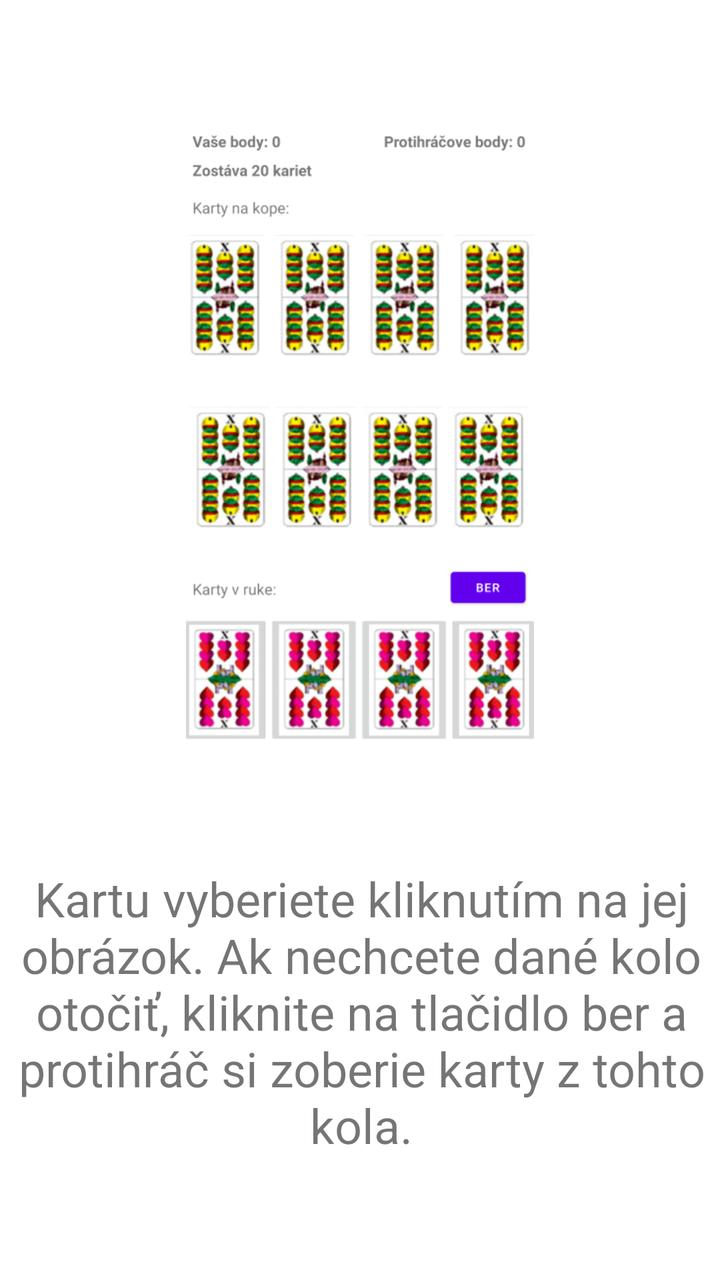
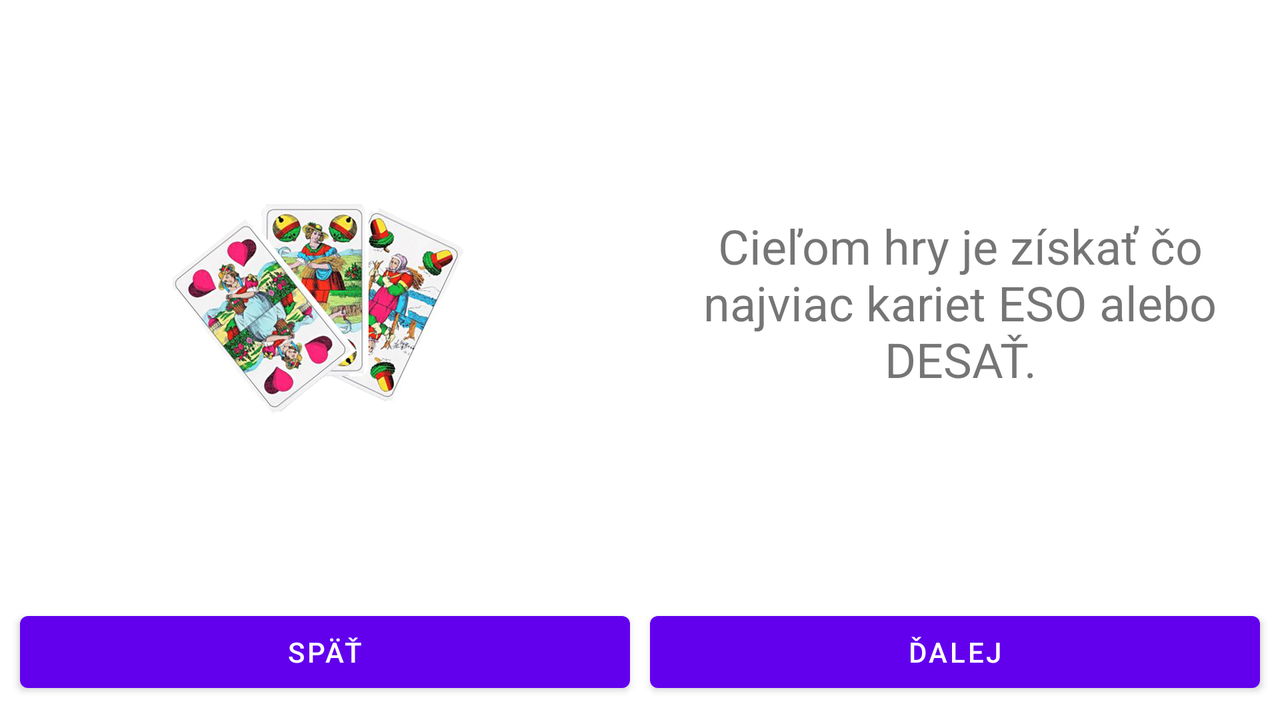

Two renders of one Android screen. The first uses the default layout on a phone; the second uses the alternative layout the repository ships for a different screen configuration, on a matching device. The two XML files are below.
<!-- AndroidManifest.xml: application theme Theme.SedmaHra -->
<!-- res/layout/fragment_pravidla.xml -->
<?xml version="1.0" encoding="utf-8"?>
<layout xmlns:android="http://schemas.android.com/apk/res/android"
    xmlns:app="http://schemas.android.com/apk/res-auto"
    xmlns:tools="http://schemas.android.com/tools">

    <androidx.constraintlayout.widget.ConstraintLayout
        android:layout_width="match_parent"
        android:layout_height="match_parent"
        tools:context=".PravidlaFragment">


        <ImageView
            android:id="@+id/imageView6"
            android:layout_width="218dp"
            android:layout_height="310dp"
            app:layout_constraintBottom_toTopOf="@+id/textView"
            app:layout_constraintEnd_toEndOf="parent"
            app:layout_constraintStart_toStartOf="parent"
            app:layout_constraintTop_toTopOf="parent"
            app:srcCompat="@drawable/pravidla" />

        <TextView
            android:id="@+id/textView"
            android:layout_width="wrap_content"
            android:layout_height="wrap_content"
            android:layout_marginStart="20dp"
            android:layout_marginEnd="20dp"
            android:text="Kartu vyberiete kliknutím na jej obrázok. Ak nechcete dané kolo otočiť, kliknite na tlačidlo ber a protihráč si zoberie karty z tohto kola."
            android:textAlignment="center"
            android:textSize="24sp"
            app:layout_constraintBottom_toBottomOf="parent"
            app:layout_constraintEnd_toEndOf="parent"
            app:layout_constraintHorizontal_bias="0.488"
            app:layout_constraintStart_toStartOf="parent"
            app:layout_constraintTop_toBottomOf="@+id/imageView6" />
    </androidx.constraintlayout.widget.ConstraintLayout>
</layout>
<!-- resources referenced by this layout -->
<resources>
  <!-- drawable pravidla: png bitmap (drawable, 237304 bytes) -->
  <style name="Theme.SedmaHra" parent="Theme.MaterialComponents.DayNight.DarkActionBar">
          
          <item name="colorPrimary">@color/purple_500</item>
          <item name="colorPrimaryVariant">@color/purple_700</item>
          <item name="colorOnPrimary">@color/white</item>
          
          <item name="colorSecondary">@color/teal_200</item>
          <item name="colorSecondaryVariant">@color/teal_700</item>
          <item name="colorOnSecondary">@color/black</item>
          
          <item name="android:statusBarColor" tools:targetApi="l">?attr/colorPrimaryVariant</item>
          
      </style>
</resources>
<!-- res/layout-land/fragment_pravidla.xml (the repository's variant of the layout above) -->
<!-- drawn on the phone turned sideways -->
<?xml version="1.0" encoding="utf-8"?>
<layout xmlns:android="http://schemas.android.com/apk/res/android"
    xmlns:app="http://schemas.android.com/apk/res-auto"
    xmlns:tools="http://schemas.android.com/tools">

    <androidx.constraintlayout.widget.ConstraintLayout
        android:layout_width="match_parent"
        android:layout_height="match_parent"
        tools:context=".PravidlaFragment">


        <ImageView
            android:id="@+id/image_view_pravidla"
            android:layout_width="0dp"
            android:layout_height="0dp"
            app:layout_constraintBottom_toTopOf="@+id/tlacidlo_vlavo"
            app:layout_constraintEnd_toStartOf="@+id/text_view_pravidla"
            app:layout_constraintHorizontal_bias="0.5"
            app:layout_constraintStart_toStartOf="parent"
            app:layout_constraintTop_toTopOf="parent"
            app:srcCompat="@drawable/pravidla_uvod" />

        <TextView
            android:id="@+id/text_view_pravidla"
            android:layout_width="0dp"
            android:layout_height="wrap_content"
            android:text="@string/pravidla_jedna_text"
            android:textAlignment="center"
            android:textSize="24sp"
            app:layout_constraintBottom_toTopOf="@+id/tlacidlo_vpravo"
            app:layout_constraintEnd_toEndOf="parent"
            app:layout_constraintHorizontal_bias="0.5"
            app:layout_constraintStart_toEndOf="@+id/image_view_pravidla"
            app:layout_constraintTop_toTopOf="parent" />

        <Button
            android:id="@+id/tlacidlo_vlavo"
            android:layout_width="0dp"
            android:layout_height="wrap_content"
            android:layout_marginStart="10dp"
            android:layout_marginEnd="5dp"
            android:layout_marginBottom="10dp"
            android:text="@string/tlacidlo_text_vlavo"
            app:layout_constraintBottom_toBottomOf="parent"
            app:layout_constraintEnd_toStartOf="@+id/tlacidlo_vpravo"
            app:layout_constraintHorizontal_bias="0.5"
            app:layout_constraintStart_toStartOf="parent" />

        <Button
            android:id="@+id/tlacidlo_vpravo"
            android:layout_width="0dp"
            android:layout_height="wrap_content"
            android:layout_marginStart="5dp"
            android:layout_marginEnd="10dp"
            android:layout_marginBottom="10dp"
            android:text="@string/tlacidlo_text_vpravo"
            app:layout_constraintBottom_toBottomOf="parent"
            app:layout_constraintEnd_toEndOf="parent"
            app:layout_constraintHorizontal_bias="0.5"
            app:layout_constraintStart_toEndOf="@+id/tlacidlo_vlavo" />
    </androidx.constraintlayout.widget.ConstraintLayout>
</layout>
<!-- resources referenced by the variant -->
<!-- as the phone turned sideways resolves them -->
<resources>
  <!-- drawable pravidla_uvod: png bitmap (drawable, 467479 bytes) -->
  <string name="pravidla_jedna_text">Cieľom hry je získať čo najviac kariet ESO alebo DESAŤ.</string>
  <string name="tlacidlo_text_vlavo">SPÄŤ</string>
  <string name="tlacidlo_text_vpravo">ĎALEJ</string>
  <style name="Theme.SedmaHra" parent="Theme.MaterialComponents.DayNight.DarkActionBar">
          
          <item name="colorPrimary">@color/purple_500</item>
          <item name="colorPrimaryVariant">@color/purple_700</item>
          <item name="colorOnPrimary">@color/white</item>
          
          <item name="colorSecondary">@color/teal_200</item>
          <item name="colorSecondaryVariant">@color/teal_700</item>
          <item name="colorOnSecondary">@color/black</item>
          
          <item name="android:statusBarColor" tools:targetApi="l">?attr/colorPrimaryVariant</item>
          
      </style>
</resources>
